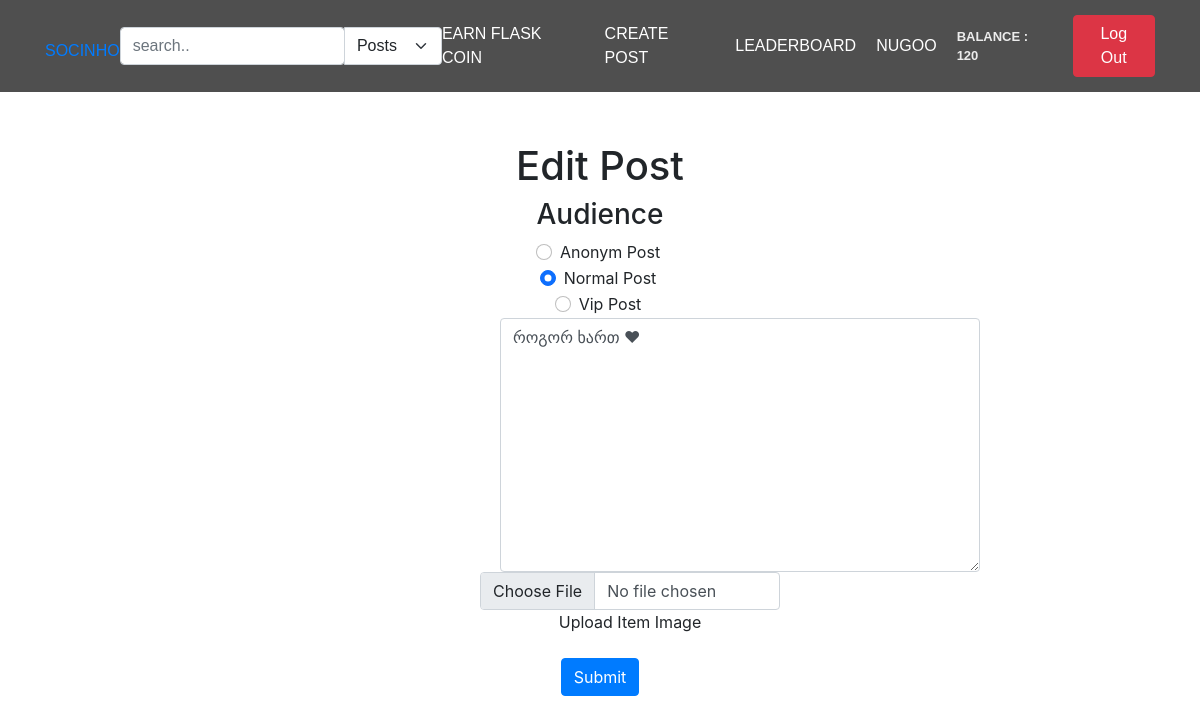
Page /edit-post/1 (signed in) on the committed database.
### app/main/models.py (models this page shows, shortened)
class User(db.Model, UserMixin):
    id = db.Column(db.Integer, primary_key=True)
    username = db.Column(db.String(80), unique=True)
    email = db.Column(db.String(50), nullable=False)
    password = db.Column(db.String(50), nullable=False)
    user_image = db.Column(db.String(80), default='static/pfp/default.png')
    flask_coin = db.Column(db.Integer, default=100)
    privacy = db.Column(db.String(50), default='public')

class Post(db.Model):
    id = db.Column(db.Integer, primary_key=True)
    user_id = db.Column(db.Integer, db.ForeignKey('user.id'), nullable=False)
    post_text = db.Column(db.String(200), nullable=False)
    post_image = db.Column(db.String(100))
    post_date = db.Column(db.DateTime, nullable=False, default=datetime.utcnow)
    likers = db.relationship('Like', backref='post', lazy=True, cascade='all, delete-orphan')
    post_type = db.Column(db.String(50), default='normal')
    def delete(self):
        db.session.delete(self)
        db.session.commit()

### app/main/views.py (the view, shortened to what this page needs)
@main_bp.route('/edit-post/<int:post_id>', methods=['GET', 'POST'])
@login_required
def edit_post(post_id):
    if request.method == 'GET':
        print('get')
        post = Post.query.filter_by(id=post_id).first()
        if not post:
            print('post not found')
            return redirect(url_for('main.index'))
        return render_template('edit-post.html', post=post)

### app/main/views.py (called while the page is built)
@login_manager.user_loader
def load_user(user_id):
    return User.query.get(user_id)

### app/main/templates/edit-post.html (shortened to what this page needs)
{% extends 'main.html' %}
{% block content %}
    <div style="text-align: center; margin-top: 50px;" >
        <form action="{{ url_for('main.edit_post', post_id=post.id) }}" method="post" enctype="multipart/form-data">
            <h1 style="text-align: center;">Edit Post</h1>
            <div style="text-align: center;">
                <h3>Audience</h3>
                <div class="form-check">
                    {% if post.post_type == 'anonym' %}
                        <input class="form-check-input" type="radio" name="poster_type" id="flexRadioDefault1" checked value="anonym">
                        <label class="form-check-label" for="flexRadioDefault1">
                        Anonym Post
                        </label>
                    {% else %}
                        <input class="form-check-input" type="radio" name="poster_type" id="flexRadioDefault1"  value="anonym">
                        <label class="form-check-label" for="flexRadioDefault1">
                        Anonym Post
                        </label>
                    {% endif %}
                  </div>
                  <div class="form-check">
                    {% if post.post_type == 'normal' %}
                        <input class="form-check-input" type="radio" name="poster_type" id="flexRadioDefault2" checked value="normal">
                        <label class="form-check-label" for="flexRadioDefault2">
                        Normal Post
                        </label>
                    {% else %}
                        <input class="form-check-input" type="radio" name="poster_type" id="flexRadioDefault2" value="normal">
                        <label class="form-check-label" for="flexRadioDefault2">
                        Normal Post
                        </label>
                    {% endif %}
                  </div>
                  <div class="form-check">
                    {% if post.post_type == 'vip' %}
                        <input class="form-check-input" type="radio" name="poster_type" id="flexRadioDefault3" checked value="vip">
                        <label class="form-check-label" for="flexRadioDefault3">
                        Vip Post
                        </label>
                    {% else %}
                        <input class="form-check-input" type="radio" name="poster_type" id="flexRadioDefault3" value="vip">
                        <label class="form-check-label" for="flexRadioDefault3">
                        Vip Post
                        </label>
                    {% endif %}
                  </div>
            </div>
            <div class="input-group" style="width:40%; margin-left:500px;resize: none;">
                <textarea class="form-control" aria-label="With textarea" name="post_content" rows="10" cols="200" required>{{post.post_text}}</textarea>
            </div>
            <div class="form-group" style="text-align: center; margin-left:40%; margin-right: 50%; width: 300px;">
                <input type="file" name="post_image" class="form-control" id="formFile">
                <label for="formFile" class="form-label">Upload Item Image</label>
            </div>
            <button type="submit" class="btn btn-primary">Submit</button>
        </form>
    </div>
{% endblock %}

### app/main/templates/main.html (shortened to what this page needs)
<!DOCTYPE html>
<html lang="en">
<head>
    <link rel="stylesheet" href="https://cdn.jsdelivr.net/npm/bootstrap@5.0.0-alpha1/dist/css/bootstrap.min.css">
    <link rel="stylesheet" href="{{ url_for('static', filename='style.css') }}">
    <link rel="stylesheet" href="https://cdn.jsdelivr.net/npm/bootstrap@4.3.1/dist/css/bootstrap.min.css">
</head>
<body>
    <header class="main-header">
        <div class="container">
            <li class="socinho" ><a href="{{ url_for('main.index') }}">SOCINHO</a> </li>
            {% if current_user.is_authenticated %}
                <form action="{{ url_for('main.search') }}" method="post">
                    <div class="input-group">
                        <input  type="search" class="form-control rounded" placeholder="search.." aria-label="Search" aria-describedby="search-addon" name="search" required />
                        <select class="form-select" aria-label="Default select example" onchange="this.form.submit()" name="search_filter">
                            <option value="posts" >Posts</option>
                        </select>
                    </div>
                </form>
            {% endif %}
            <nav class="main-navigation">
                {% if current_user.username %}
                    <li><a href="{{ url_for('main.play_for_earn') }}">Earn Flask Coin </a></li>
                    <li><a href="/create-post" data-toggle="modal" data-target="#mymodal">Create Post</a></li>
                    <li><a href="/leaderboard">Leaderboard</a></li>
                    <li><a href="{{ url_for('main.user_profile') }}">{{current_user.username}}</a></li>
                    <li><p class="balance" style="margin: 0">Balance : {{ current_user.flask_coin }}</p>
                {% endif %}
            </nav>
            <div>
                {% if current_user.username %}
                    <li>
                        <form action="{{ url_for('main.logout') }}">
                            <button name="submit" type="submit" class="btn btn-danger">Log Out</button>
                        </form>
                    </li>
                {% endif %}
            </div>
        </div>
    </header>
    {% block content %}
    {% endblock %}
</body>
</html>

### app/main/static/style.css (style rules this page uses)
body { background-color: #000; }
body { background-color: rgb(156, 205, 226); }
li { list-style-type: none; }
.main-header { top: 0; padding: 15px; width: 100%; background-color: rgba(35, 35, 35, 0.8); z-index: 11; }
.main-header .container { font-family: "Source Sans Pro Bold", sans-serif; display: flex; align-items: center; justify-content: space-between; text-transform: uppercase; }
.main-header .container .main-navigation { transition: 1s height; text-transform: uppercase; display: flex; align-items: center; }
.main-header .container .main-navigation li { width: fit-content; margin-right: 20px; padding: 0; }
.main-header .container .main-navigation li a { font-size: 16px; color: white; -webkit-transition: 0.3s; -moz-transition: 0.3s; -o-transition: 0.3s; transition: 0.3s; }
.balance { font-size: 13px; font-weight: bold; color: #ececec; }
body { background-color:#545454; font-family: "Poppins", sans-serif; font-weight: 300; }
.rounded { width: 55% !important; }
.socinho { margin-top: 10px; }

### rows in the picture
User: username "NUGOO", flask_coin "120"
Post: post_content "როგორ ხართ ♥"
